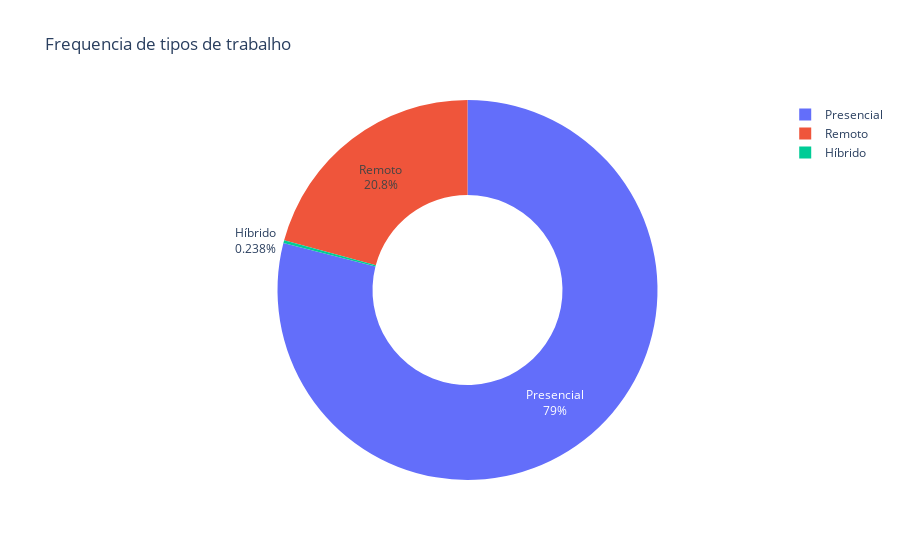

This figure's notebook cell:
### Code cell
remote_count = df_limpo['remoto'].value_counts().reset_index()
remote_count.columns = ['tipo_trabalho', 'quantidade']
fig = px.pie(remote_count,
            names='tipo_trabalho',
            values='quantidade',
            title='Frequencia de tipos de trabalho',
            hole=0.5
            )
fig.update_traces(textinfo='percent+label')
fig.show()

### Figure 1 — Plotly figure (JSON) as saved in the notebook; plotly's stock layout.template omitted (floating-point values rounded to 4 significant figures)
{"data": [{"domain": {"x": [0, 1], "y": [0, 1]}, "hole": 0.5, "hovertemplate": "tipo_trabalho=%{label}<br>quantidade=%{value}<extra></extra>", "labels": ["Presencial", "Remoto", "Híbrido"], "legendgroup": "", "name": "", "showlegend": true, "textinfo": "percent+label", "type": "pie", "values": [105305, 27716, 318]}], "layout": {"legend": {"tracegroupgap": 0}, "title": {"text": "Frequencia de tipos de trabalho"}}}
